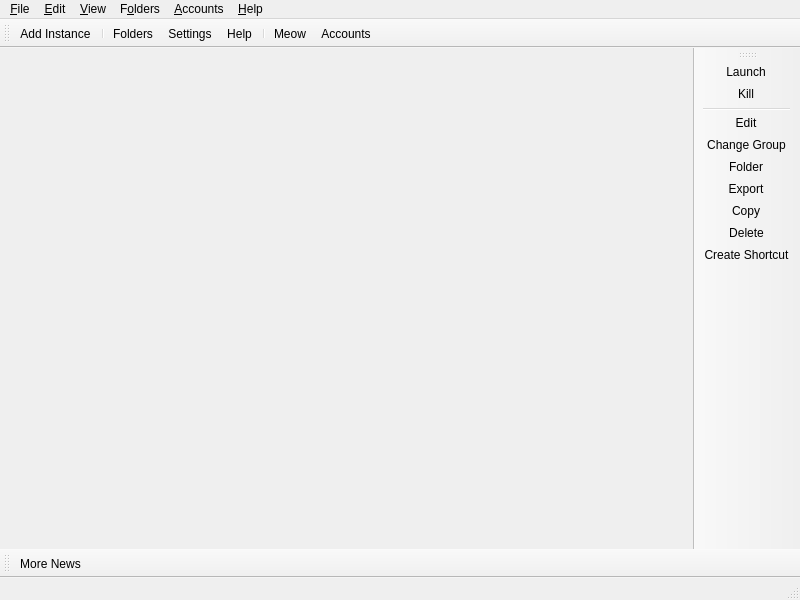
<?xml version="1.0" encoding="UTF-8"?>
<ui version="4.0">
 <class>MainWindow</class>
 <widget class="QMainWindow" name="MainWindow">
  <property name="geometry">
   <rect>
    <x>0</x>
    <y>0</y>
    <width>800</width>
    <height>600</height>
   </rect>
  </property>
  <widget class="QWidget" name="centralWidget">
   <layout class="QHBoxLayout" name="horizontalLayout">
    <property name="spacing">
     <number>0</number>
    </property>
    <property name="leftMargin">
     <number>0</number>
    </property>
    <property name="topMargin">
     <number>0</number>
    </property>
    <property name="rightMargin">
     <number>0</number>
    </property>
    <property name="bottomMargin">
     <number>0</number>
    </property>
   </layout>
  </widget>
  <widget class="QStatusBar" name="statusBar"/>
  <widget class="QToolBar" name="mainToolBar">
   <property name="windowTitle">
    <string>Main Toolbar</string>
   </property>
   <property name="allowedAreas">
    <set>Qt::BottomToolBarArea|Qt::TopToolBarArea</set>
   </property>
   <property name="toolButtonStyle">
    <enum>Qt::ToolButtonTextBesideIcon</enum>
   </property>
   <property name="floatable">
    <bool>false</bool>
   </property>
   <attribute name="toolBarArea">
    <enum>TopToolBarArea</enum>
   </attribute>
   <attribute name="toolBarBreak">
    <bool>false</bool>
   </attribute>
   <addaction name="actionAddInstance"/>
   <addaction name="separator"/>
   <addaction name="actionFoldersButton"/>
   <addaction name="actionSettings"/>
   <addaction name="actionHelpButton"/>
   <addaction name="separator"/>
   <addaction name="actionCAT"/>
   <addaction name="actionAccountsButton"/>
  </widget>
  <widget class="QToolBar" name="newsToolBar">
   <property name="windowTitle">
    <string>News Toolbar</string>
   </property>
   <property name="allowedAreas">
    <set>Qt::BottomToolBarArea|Qt::TopToolBarArea</set>
   </property>
   <property name="iconSize">
    <size>
     <width>16</width>
     <height>16</height>
    </size>
   </property>
   <property name="toolButtonStyle">
    <enum>Qt::ToolButtonTextBesideIcon</enum>
   </property>
   <property name="floatable">
    <bool>false</bool>
   </property>
   <attribute name="toolBarArea">
    <enum>BottomToolBarArea</enum>
   </attribute>
   <attribute name="toolBarBreak">
    <bool>false</bool>
   </attribute>
   <addaction name="actionMoreNews"/>
  </widget>
  <widget class="WideBar" name="instanceToolBar">
   <property name="windowTitle">
    <string>Instance Toolbar</string>
   </property>
   <property name="allowedAreas">
    <set>Qt::LeftToolBarArea|Qt::RightToolBarArea</set>
   </property>
   <property name="iconSize">
    <size>
     <width>16</width>
     <height>16</height>
    </size>
   </property>
   <property name="toolButtonStyle">
    <enum>Qt::ToolButtonTextBesideIcon</enum>
   </property>
   <property name="floatable">
    <bool>false</bool>
   </property>
   <property name="useDefaultAction" stdset="0">
    <bool>true</bool>
   </property>
   <attribute name="toolBarArea">
    <enum>RightToolBarArea</enum>
   </attribute>
   <attribute name="toolBarBreak">
    <bool>false</bool>
   </attribute>
   <addaction name="actionLaunchInstance"/>
   <addaction name="actionKillInstance"/>
   <addaction name="separator"/>
   <addaction name="actionEditInstance"/>
   <addaction name="actionChangeInstGroup"/>
   <addaction name="actionViewSelectedInstFolder"/>
   <addaction name="actionExportInstance"/>
   <addaction name="actionCopyInstance"/>
   <addaction name="actionDeleteInstance"/>
   <addaction name="actionCreateInstanceShortcut"/>
  </widget>
  <widget class="QMenuBar" name="menuBar">
   <property name="geometry">
    <rect>
     <x>0</x>
     <y>0</y>
     <width>800</width>
     <height>22</height>
    </rect>
   </property>
   <widget class="QMenu" name="fileMenu">
    <property name="title">
     <string>&amp;File</string>
    </property>
    <property name="toolTipsVisible">
     <bool>true</bool>
    </property>
    <addaction name="actionAddInstance"/>
    <addaction name="separator"/>
    <addaction name="actionLaunchInstance"/>
    <addaction name="actionKillInstance"/>
    <addaction name="separator"/>
    <addaction name="actionEditInstance"/>
    <addaction name="actionChangeInstGroup"/>
    <addaction name="actionViewSelectedInstFolder"/>
    <addaction name="actionExportInstance"/>
    <addaction name="actionCopyInstance"/>
    <addaction name="actionDeleteInstance"/>
    <addaction name="actionCreateInstanceShortcut"/>
    <addaction name="separator"/>
    <addaction name="actionSettings"/>
    <addaction name="actionCloseWindow"/>
   </widget>
   <widget class="QMenu" name="editMenu">
    <property name="title">
     <string>&amp;Edit</string>
    </property>
    <property name="toolTipsVisible">
     <bool>true</bool>
    </property>
    <addaction name="actionUndoTrashInstance"/>
   </widget>
   <widget class="QMenu" name="viewMenu">
    <property name="title">
     <string>&amp;View</string>
    </property>
    <property name="toolTipsVisible">
     <bool>true</bool>
    </property>
    <addaction name="actionChangeTheme"/>
    <addaction name="separator"/>
    <addaction name="actionCAT"/>
    <addaction name="actionToggleStatusBar"/>
    <addaction name="actionLockToolbars"/>
    <addaction name="separator"/>
   </widget>
   <widget class="QMenu" name="foldersMenu">
    <property name="title">
     <string>F&amp;olders</string>
    </property>
    <property name="toolTipsVisible">
     <bool>true</bool>
    </property>
    <addaction name="actionViewLauncherRootFolder"/>
    <addaction name="separator"/>
    <addaction name="actionViewInstanceFolder"/>
    <addaction name="actionViewCentralModsFolder"/>
    <addaction name="actionViewSkinsFolder"/>
    <addaction name="actionViewJavaFolder"/>
    <addaction name="separator"/>
    <addaction name="actionViewIconThemeFolder"/>
    <addaction name="actionViewWidgetThemeFolder"/>
    <addaction name="actionViewCatPackFolder"/>
    <addaction name="actionViewIconsFolder"/>
    <addaction name="separator"/>
    <addaction name="actionViewLogsFolder"/>
   </widget>
   <widget class="QMenu" name="accountsMenu">
    <property name="title">
     <string>&amp;Accounts</string>
    </property>
   </widget>
   <widget class="QMenu" name="helpMenu">
    <property name="title">
     <string>&amp;Help</string>
    </property>
    <property name="toolTipsVisible">
     <bool>true</bool>
    </property>
    <addaction name="actionClearMetadata"/>
    <addaction name="actionReportBug"/>
    <addaction name="actionViewLog"/>
    <addaction name="actionAddToPATH"/>
    <addaction name="separator"/>
    <addaction name="actionMATRIX"/>
    <addaction name="actionDISCORD"/>
    <addaction name="actionREDDIT"/>
    <addaction name="separator"/>
    <addaction name="actionMoreNews"/>
    <addaction name="actionOpenWiki"/>
    <addaction name="actionAbout"/>
   </widget>
   <addaction name="fileMenu"/>
   <addaction name="editMenu"/>
   <addaction name="viewMenu"/>
   <addaction name="foldersMenu"/>
   <addaction name="accountsMenu"/>
   <addaction name="helpMenu"/>
  </widget>
  <action name="actionMoreNews">
   <property name="icon">
    <iconset theme="news"/>
   </property>
   <property name="text">
    <string>More News...</string>
   </property>
   <property name="toolTip">
    <string>Open the development blog to read more news about %1.</string>
   </property>
  </action>
  <action name="actionCAT">
   <property name="checkable">
    <bool>true</bool>
   </property>
   <property name="icon">
    <iconset theme="cat"/>
   </property>
   <property name="text">
    <string>&amp;Meow</string>
   </property>
   <property name="toolTip">
    <string>It's a fluffy kitty :3</string>
   </property>
  </action>
  <action name="actionToggleStatusBar">
   <property name="checkable">
    <bool>true</bool>
   </property>
   <property name="text">
    <string>Status Bar</string>
   </property>
  </action>
  <action name="actionLockToolbars">
   <property name="checkable">
    <bool>true</bool>
   </property>
   <property name="text">
    <string>Lock Toolbars</string>
   </property>
  </action>
  <action name="actionUndoTrashInstance">
   <property name="enabled">
    <bool>false</bool>
   </property>
   <property name="text">
    <string>&amp;Undo Last Instance Deletion</string>
   </property>
  </action>
  <action name="actionAddInstance">
   <property name="icon">
    <iconset theme="new"/>
   </property>
   <property name="text">
    <string>Add Instanc&amp;e...</string>
   </property>
   <property name="toolTip">
    <string>Add a new instance.</string>
   </property>
  </action>
  <action name="actionSettings">
   <property name="icon">
    <iconset theme="settings"/>
   </property>
   <property name="text">
    <string>Setti&amp;ngs...</string>
   </property>
   <property name="toolTip">
    <string>Change settings.</string>
   </property>
   <property name="menuRole">
    <enum>QAction::PreferencesRole</enum>
   </property>
  </action>
  <action name="actionManageAccounts">
   <property name="icon">
    <iconset theme="accounts"/>
   </property>
   <property name="text">
    <string>&amp;Manage Accounts...</string>
   </property>
  </action>
  <action name="actionLaunchInstance">
   <property name="icon">
    <iconset theme="launch"/>
   </property>
   <property name="text">
    <string>&amp;Launch</string>
   </property>
   <property name="toolTip">
    <string>Launch the selected instance.</string>
   </property>
  </action>
  <action name="actionKillInstance">
   <property name="icon">
    <iconset theme="status-bad"/>
   </property>
   <property name="text">
    <string>&amp;Kill</string>
   </property>
   <property name="toolTip">
    <string>Kill the running instance.</string>
   </property>
   <property name="shortcut">
    <string>Ctrl+K</string>
   </property>
  </action>
  <action name="actionRenameInstance">
   <property name="icon">
    <iconset theme="rename"/>
   </property>
   <property name="text">
    <string>Rename</string>
   </property>
   <property name="toolTip">
    <string>Rename the selected instance.</string>
   </property>
  </action>
  <action name="actionChangeInstGroup">
   <property name="icon">
    <iconset theme="tag"/>
   </property>
   <property name="text">
    <string>&amp;Change Group...</string>
   </property>
   <property name="toolTip">
    <string>Change the selected instance's group.</string>
   </property>
   <property name="shortcut">
    <string>Ctrl+G</string>
   </property>
  </action>
  <action name="actionChangeInstIcon">
   <property name="text">
    <string>Change Icon</string>
   </property>
   <property name="toolTip">
    <string>Change the selected instance's icon.</string>
   </property>
  </action>
  <action name="actionEditInstance">
   <property name="icon">
    <iconset theme="settings"/>
   </property>
   <property name="text">
    <string>&amp;Edit...</string>
   </property>
   <property name="toolTip">
    <string>Change the instance settings, mods and versions.</string>
   </property>
   <property name="shortcut">
    <string>Ctrl+I</string>
   </property>
  </action>
  <action name="actionViewSelectedInstFolder">
   <property name="icon">
    <iconset theme="viewfolder"/>
   </property>
   <property name="text">
    <string>&amp;Folder</string>
   </property>
   <property name="toolTip">
    <string>Open the selected instance's root folder in a file browser.</string>
   </property>
  </action>
  <action name="actionDeleteInstance">
   <property name="icon">
    <iconset theme="delete"/>
   </property>
   <property name="text">
    <string>Dele&amp;te</string>
   </property>
   <property name="toolTip">
    <string>Delete the selected instance.</string>
   </property>
   <property name="autoRepeat">
    <bool>false</bool>
   </property>
  </action>
  <action name="actionCopyInstance">
   <property name="icon">
    <iconset theme="copy"/>
   </property>
   <property name="text">
    <string>Cop&amp;y...</string>
   </property>
   <property name="toolTip">
    <string>Copy the selected instance.</string>
   </property>
   <property name="shortcut">
    <string>Ctrl+D</string>
   </property>
  </action>
  <action name="actionExportInstance">
   <property name="icon">
    <iconset theme="export"/>
   </property>
   <property name="text">
    <string>E&amp;xport...</string>
   </property>
   <property name="toolTip">
    <string>Export the selected instance to supported formats.</string>
   </property>
  </action>
  <action name="actionExportInstanceZip">
   <property name="icon">
    <iconset theme="launcher"/>
   </property>
   <property name="text">
    <string>光谱（Spectra） (zip)</string>
   </property>
  </action>
  <action name="actionExportInstanceMrPack">
   <property name="icon">
    <iconset theme="modrinth"/>
   </property>
   <property name="text">
    <string>Modrinth (mrpack)</string>
   </property>
  </action>
  <action name="actionExportInstanceFlamePack">
   <property name="icon">
    <iconset theme="flame"/>
   </property>
   <property name="text">
    <string>CurseForge (zip)</string>
   </property>
  </action>
  <action name="actionCreateInstanceShortcut">
   <property name="icon">
    <iconset theme="shortcut"/>
   </property>
   <property name="text">
    <string>Create Shortcut</string>
   </property>
   <property name="toolTip">
    <string>Creates a shortcut on a selected folder to launch the selected instance.</string>
   </property>
  </action>
  <action name="actionNoAccountsAdded">
   <property name="icon">
    <iconset theme="noaccount"/>
   </property>
   <property name="text">
    <string>No accounts added!</string>
   </property>
  </action>
  <action name="actionNoDefaultAccount">
   <property name="checkable">
    <bool>true</bool>
   </property>
   <property name="icon">
    <iconset theme="noaccount"/>
   </property>
   <property name="text">
    <string>No Default Account</string>
   </property>
   <property name="shortcut">
    <string>Ctrl+0</string>
   </property>
  </action>
  <action name="actionCloseWindow">
   <property name="icon">
    <iconset theme="status-bad"/>
   </property>
   <property name="text">
    <string>Close &amp;Window</string>
   </property>
   <property name="toolTip">
    <string>Close the current window</string>
   </property>
   <property name="menuRole">
    <enum>QAction::MenuRole::NoRole</enum>
   </property>
  </action>
  <action name="actionViewInstanceFolder">
   <property name="icon">
    <iconset theme="viewfolder"/>
   </property>
   <property name="text">
    <string>&amp;Instances</string>
   </property>
   <property name="toolTip">
    <string>Open the instances folder in a file browser.</string>
   </property>
  </action>
  <action name="actionViewLauncherRootFolder">
   <property name="icon">
    <iconset theme="viewfolder"/>
   </property>
   <property name="text">
    <string>Launcher &amp;Root</string>
   </property>
   <property name="toolTip">
    <string>Open the launcher's root folder in a file browser.</string>
   </property>
  </action>
  <action name="actionViewCentralModsFolder">
   <property name="icon">
    <iconset theme="centralmods"/>
   </property>
   <property name="text">
    <string>&amp;Central Mods</string>
   </property>
   <property name="toolTip">
    <string>Open the central mods folder in a file browser.</string>
   </property>
  </action>
  <action name="actionViewSkinsFolder">
   <property name="icon">
    <iconset theme="viewfolder"/>
   </property>
   <property name="text">
    <string>&amp;Skins</string>
   </property>
   <property name="toolTip">
    <string>Open the skins folder in a file browser.</string>
   </property>
  </action>
  <action name="actionViewIconsFolder">
   <property name="icon">
    <iconset theme="viewfolder"/>
   </property>
   <property name="text">
    <string>Instance Icons</string>
   </property>
   <property name="toolTip">
    <string>Open the instance icons folder in a file browser.</string>
   </property>
  </action>
  <action name="actionViewLogsFolder">
   <property name="icon">
    <iconset theme="viewfolder"/>
   </property>
   <property name="text">
    <string>Logs</string>
   </property>
   <property name="toolTip">
    <string>Open the logs folder in a file browser.</string>
   </property>
  </action>
  <action name="actionChangeTheme">
   <property name="text">
    <string>Themes</string>
   </property>
  </action>
  <action name="actionReportBug">
   <property name="icon">
    <iconset theme="bug"/>
   </property>
   <property name="text">
    <string>Report a Bug or Suggest a Feature</string>
   </property>
   <property name="toolTip">
    <string>Open the bug tracker to report a bug with %1.</string>
   </property>
  </action>
  <action name="actionDISCORD">
   <property name="icon">
    <iconset theme="discord"/>
   </property>
   <property name="text">
    <string>&amp;Discord Guild</string>
   </property>
   <property name="toolTip">
    <string>Open %1 Discord guild.</string>
   </property>
  </action>
  <action name="actionMATRIX">
   <property name="icon">
    <iconset theme="matrix"/>
   </property>
   <property name="text">
    <string>&amp;Matrix Space</string>
   </property>
   <property name="toolTip">
    <string>Open %1 Matrix space.</string>
   </property>
  </action>
  <action name="actionREDDIT">
   <property name="icon">
    <iconset theme="reddit-alien"/>
   </property>
   <property name="text">
    <string>Sub&amp;reddit</string>
   </property>
   <property name="toolTip">
    <string>Open %1 subreddit.</string>
   </property>
  </action>
  <action name="actionAbout">
   <property name="icon">
    <iconset theme="about"/>
   </property>
   <property name="text">
    <string>&amp;About %1</string>
   </property>
   <property name="toolTip">
    <string>View information about %1.</string>
   </property>
   <property name="menuRole">
    <enum>QAction::AboutRole</enum>
   </property>
  </action>
  <action name="actionClearMetadata">
   <property name="icon">
    <iconset theme="refresh"/>
   </property>
   <property name="text">
    <string>&amp;Clear Metadata Cache</string>
   </property>
   <property name="toolTip">
    <string>Clear cached metadata</string>
   </property>
  </action>
  <action name="actionViewLog">
   <property name="icon">
    <iconset theme="log">
     <normaloff>.</normaloff>.</iconset>
   </property>
   <property name="text">
    <string>View logs</string>
   </property>
   <property name="toolTip">
    <string>View current and previous launcher logs</string>
   </property>
  </action>
  <action name="actionAddToPATH">
   <property name="icon">
    <iconset theme="custom-commands"/>
   </property>
   <property name="text">
    <string>Install to &amp;PATH</string>
   </property>
   <property name="toolTip">
    <string>Install a %1 symlink to /usr/local/bin</string>
   </property>
  </action>
  <action name="actionFoldersButton">
   <property name="icon">
    <iconset theme="viewfolder"/>
   </property>
   <property name="text">
    <string>Folders</string>
   </property>
   <property name="toolTip">
    <string>Open one of the folders shared between instances.</string>
   </property>
  </action>
  <action name="actionHelpButton">
   <property name="icon">
    <iconset theme="help"/>
   </property>
   <property name="text">
    <string>Help</string>
   </property>
   <property name="toolTip">
    <string>Get help with %1 or Minecraft.</string>
   </property>
  </action>
  <action name="actionAccountsButton">
   <property name="icon">
    <iconset theme="noaccount"/>
   </property>
   <property name="text">
    <string>Accounts</string>
   </property>
  </action>
  <action name="actionOpenWiki">
   <property name="icon">
    <iconset theme="help"/>
   </property>
   <property name="text">
    <string>%1 &amp;Wiki</string>
   </property>
   <property name="toolTip">
    <string>Open the %1 wiki</string>
   </property>
  </action>
  <action name="actionViewWidgetThemeFolder">
   <property name="icon">
    <iconset theme="viewfolder"/>
   </property>
   <property name="text">
    <string>&amp;Widget Themes</string>
   </property>
   <property name="toolTip">
    <string>Open the widget themes folder in a file browser.</string>
   </property>
  </action>
  <action name="actionViewIconThemeFolder">
   <property name="icon">
    <iconset theme="viewfolder"/>
   </property>
   <property name="text">
    <string>I&amp;con Theme</string>
   </property>
   <property name="toolTip">
    <string>Open the icon theme folder in a file browser.</string>
   </property>
  </action>
  <action name="actionViewCatPackFolder">
   <property name="icon">
    <iconset theme="viewfolder"/>
   </property>
   <property name="text">
    <string>Cat Packs</string>
   </property>
   <property name="toolTip">
    <string>Open the cat packs folder in a file browser.</string>
   </property>
  </action>
  <action name="actionViewJavaFolder">
   <property name="icon">
    <iconset theme="viewfolder"/>
   </property>
   <property name="text">
    <string>Java</string>
   </property>
   <property name="toolTip">
    <string>Open the Java folder in a file browser. Only available if the built-in Java downloader is used.</string>
   </property>
  </action>
 </widget>
 <customwidgets>
  <customwidget>
   <class>WideBar</class>
   <extends>QToolBar</extends>
   <header>ui/widgets/WideBar.h</header>
  </customwidget>
 </customwidgets>
 <resources/>
 <connections/>
</ui>
